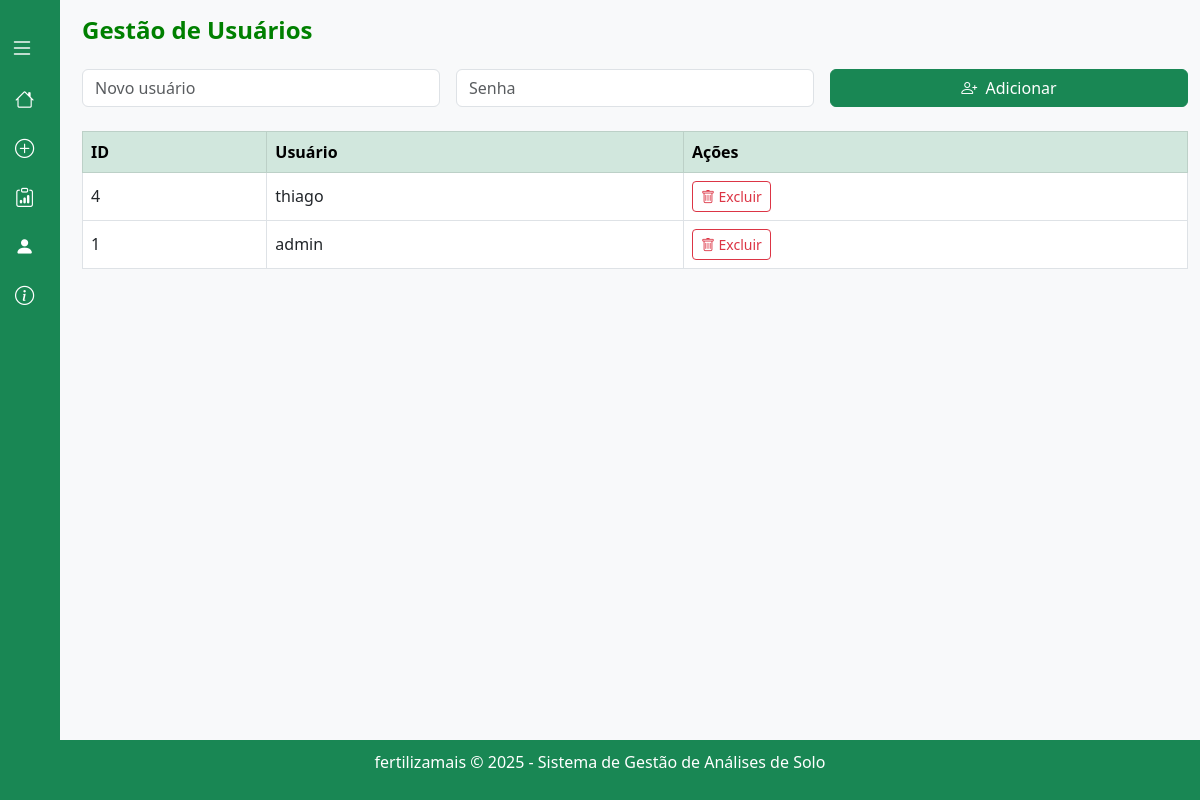
/usuarios.php (signed in), run on the app's committed database.
### tables this page shows
CREATE TABLE usuarios (
        id INTEGER PRIMARY KEY AUTOINCREMENT,
        usuario TEXT NOT NULL UNIQUE,
        senha TEXT NOT NULL
    );

### usuarios.php (the view, shortened to what this page needs)
<?php
$db = new PDO("sqlite:fertilizaMais.db");
$usuarios = $db->query("SELECT id, usuario FROM usuarios ORDER BY id DESC")->fetchAll(PDO::FETCH_ASSOC);
?>
<!DOCTYPE html>
<html lang="pt-br">
<head>
    <link href="https://cdn.jsdelivr.net/npm/bootstrap@5.3.0/dist/css/bootstrap.min.css" rel="stylesheet">
    <link href="https://cdn.jsdelivr.net/npm/bootstrap-icons@1.10.0/font/bootstrap-icons.css" rel="stylesheet">
</head>
<body>
    <div class="sidebar" id="sidebar">
        <div class="sidebar-menu">
            <button class="toggle-btn" onclick="toggleSidebar()">
                <i class="bi bi-list"></i>
            </button>
            <a href="principal.php" class="sidebar-item">
                <i class="bi bi-house"></i>
            </a>
            <a href="index.php" class="sidebar-item">
                <i class="bi bi-plus-circle"></i>
            </a>
            <a href="analises.php" class="sidebar-item">
                <i class="bi bi-clipboard-data"></i>
            </a>
            <a href="usuarios.php" class="sidebar-item">
                <i class="bi bi-person-fill"></i>
            </a>
            <a href="#" class="sidebar-item" data-bs-toggle="modal" data-bs-target="#sobreModal">
                <i class="bi bi-info-circle"></i>
            </a>
        </div>
    </div>
<div class="container-fluid">
    <div class="py-3">
        <h4 class="logo mb-4">Gestão de Usuários</h4>
        <form method="POST" class="row g-3 mb-4">
            <div class="col-md-4">
                <input type="text" name="usuario" class="form-control" placeholder="Novo usuário" required>
            </div>
            <div class="col-md-4">
                <input type="password" name="senha" class="form-control" placeholder="Senha" required>
            </div>
            <div class="col-md-4">
                <button type="submit" class="btn btn-success w-100">
                    <i class="bi bi-person-plus me-1"></i> Adicionar
                </button>
            </div>
        </form>
        <div class="table-responsive">
            <table class="table table-bordered align-middle">
                <thead class="table-success">
                    <tr>
                        <th>ID</th>
                        <th>Usuário</th>
                        <th>Ações</th>
                    </tr>
                </thead>
                <tbody>
                    <?php foreach ($usuarios as $u): ?>
                    <tr>
                        <td><?php echo $u['id']; ?></td>
                        <td><?php echo htmlspecialchars($u['usuario']); ?></td>
                        <td>
                            <a href="usuarios.php?delete=<?php echo $u['id']; ?>" class="btn btn-sm btn-outline-danger"
                               onclick="return confirm('Deseja realmente excluir este usuário?')">
                                <i class="bi bi-trash"></i> Excluir
                            </a>
                        </td>
                    </tr>
                    <?php endforeach; ?>
                </tbody>
            </table>
        </div>
    </div>
</div>
<footer>
    <p>fertilizamais © 2025 - Sistema de Gestão de Análises de Solo</p>
</footer>
</body>
</html>

### usuarios.php (style rules this page uses)
:root { --primary-color: #198754; --secondary-color: #146c43; --light-bg: #f8f9fa; }
body { font-family: 'Segoe UI', system-ui, -apple-system, sans-serif; background-color: var(--light-bg); margin-left: 70px; transition: margin-left 0.3s; }
.sidebar { width: 60px; height: 100vh; position: fixed; left: 0; top: 0; background-color: var(--primary-color); color: white; transition: width 0.3s; overflow-x: hidden; z-index: 1000; }
.sidebar-menu { padding-top: 20px; }
.sidebar-item { padding: 10px 15px; color: white; text-decoration: none; display: flex; align-items: center; transition: background-color 0.3s; }
.sidebar-item i { margin-right: 10px; font-size: 1.2rem; min-width: 25px; }
.toggle-btn { background: none; border: none; color: white; font-size: 1.5rem; padding: 10px; cursor: pointer; width: 100%; text-align: left; }
.logo { font-weight: bold; color: green; font-size: 24px; }
footer { position: fixed; left: 0px; bottom: 0px; text-align: center; padding: 10px; background-color: #198754; color: #fff; font-size: 1rem; width: 100vw; }

### data on the page
usuarios: id "4", usuario "thiago"
usuarios: id "1", usuario "admin"
